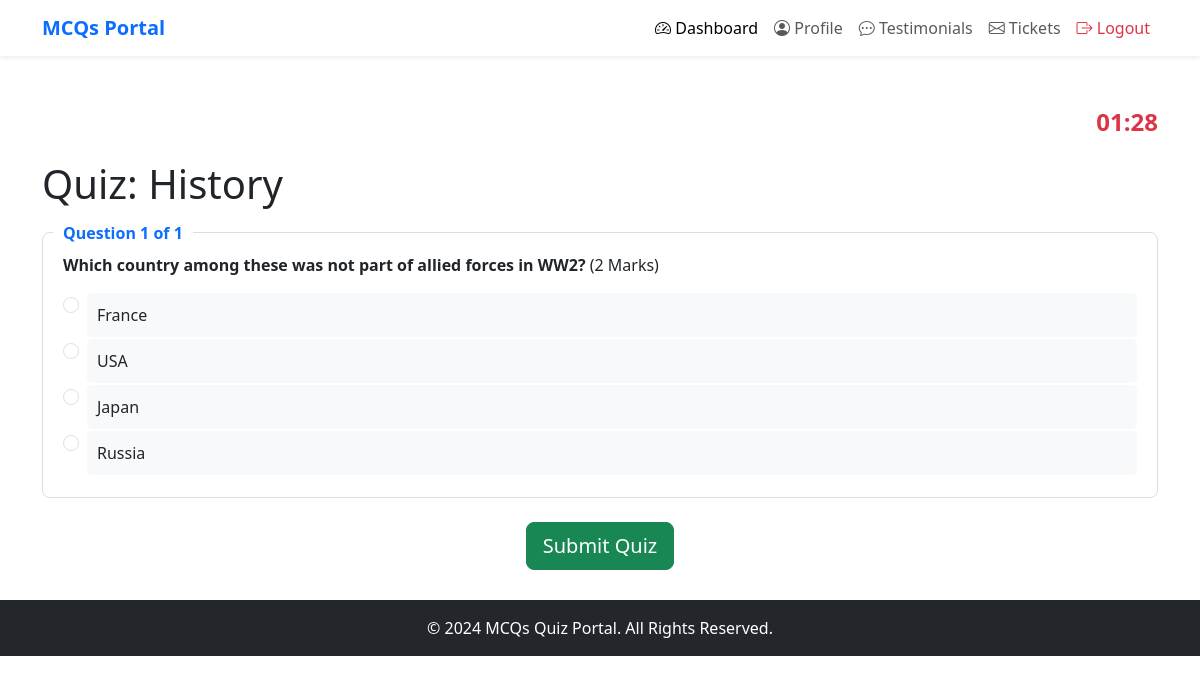
/quiz/3/, run on the app's committed database.
### quiz/models.py (models this page shows, shortened)
class Category(models.Model):
    name = models.CharField(max_length=100)
    image = models.ImageField(upload_to='category_image')
    total_marks = models.PositiveIntegerField(default=0)

class Question(models.Model):
    category = models.ForeignKey(Category, on_delete=models.CASCADE, related_name='questions')
    question_text = models.TextField()
    marks = models.PositiveIntegerField(default=1)

class Answer(models.Model):
    question = models.ForeignKey(Question, on_delete=models.CASCADE, related_name='answers')
    answer_text = models.CharField(max_length=200)
    is_correct = models.BooleanField(default=False)

### quiz/views.py (the view)
# urls.py: path('', include('quiz.urls')),
def quiz(request, category_id):
    category = Category.objects.get(id=category_id)
    questions = category.questions.all()
    return render(request, 'quiz/quiz.html', {'category': category, 'questions': questions})

### quiz/templates/quiz/quiz.html (shortened to what this page needs)
<!DOCTYPE html>
<html lang="en">
  <head>
    <link
      href="https://cdn.jsdelivr.net/npm/bootstrap@5.3.3/dist/css/bootstrap.min.css"
      rel="stylesheet"
    />
    <link
      href="https://cdn.jsdelivr.net/npm/bootstrap-icons/font/bootstrap-icons.css"
      rel="stylesheet"
    />
  </head>
  <body>
    <nav class="navbar navbar-expand-lg navbar-light bg-white shadow-sm">
      <div class="container">
        <a class="navbar-brand text-primary fw-bold" href="#">MCQs Portal</a>
        <div class="collapse navbar-collapse" id="navbarNav">
          <ul class="navbar-nav ms-auto">
            <li class="nav-item">
              <a class="nav-link active" href="/dashboard">
                <i class="bi bi-speedometer2"></i> Dashboard
              </a>
            </li>
            <li class="nav-item">
              <a class="nav-link" href="/profile">
                <i class="bi bi-person-circle"></i> Profile
              </a>
            </li>
            <li class="nav-item">
              <a class="nav-link" href="/testimonial">
                <i class="bi bi-chat-dots"></i> Testimonials
              </a>
            </li>
            <li class="nav-item">
              <a class="nav-link" href="/ticket">
                <i class="bi bi-envelope"></i> Tickets
              </a>
            </li>
            <li class="nav-item">
              <a class="nav-link text-danger" href="/log_out">
                <i class="bi bi-box-arrow-right"></i> Logout
              </a>
            </li>
          </ul>
        </div>
      </div>
    </nav>
    <div class="container mt-5">
      <div id="timer" class="text-end">12:30</div>
      <h1 class="mb-4">Quiz: {{ category.name }}</h1>
      <form
        id="quiz-form"
        method="post"
        action="{% url 'submit_quiz' category.id %}"
      >
        {% csrf_token %} {% for question in questions %}
        <div class="question-container">
          <div class="question-header">
            Question {{ forloop.counter }} of {{ questions|length }}
          </div>
          <p>
            <strong>{{ question.question_text }}</strong> ({{ question.marks }}
            Marks)
          </p>
          {% for answer in question.answers.all %}
          <div class="form-check">
            <input
              type="radio"
              class="form-check-input"
              name="question_{{ question.id }}"
              value="{{ answer.id }}"
              id="answer_{{ answer.id }}"
            />
            <label class="form-check-label" for="answer_{{ answer.id }}"
              >{{ answer.answer_text }}</label
            >
          </div>
          {% endfor %}
        </div>
        {% endfor %}
        <div class="text-center mt-4 always-visible-submit">
          <button type="submit" form="quiz-form" class="btn btn-success btn-lg">
            Submit Quiz
          </button>
        </div>
      </form>
    </div>
    <footer style="margin-top: 30px">
      <p class="mb-0">&copy; 2024 MCQs Quiz Portal. All Rights Reserved.</p>
    </footer>
  </body>
</html>

### quiz/templates/quiz/quiz.html (style rules this page uses)
.question-container { border: 1px solid #ddd; border-radius: 8px; padding: 20px; margin-bottom: 20px; position: relative; display: block; }
.question-header { position: absolute; top: -12px; left: 10px; background: white; padding: 0 10px; font-weight: bold; color: #0d6efd; }
.form-check-label { display: block; padding: 10px; background-color: #f8f9fa; border-radius: 5px; cursor: pointer; transition: background-color 0.3s, color 0.3s; }
#timer { font-size: 1.5rem; font-weight: bold; color: #dc3545; text-align: right; margin-bottom: 20px; }
footer { background-color: #23272b; color: white; text-align: center; padding: 1rem 0; margin-top: 30px; }
@media (min-width: 768px) { .always-visible-submit { display: block !important; } }

### data on the page
Category: name "History"
Question: questions "1", question_text "Which country among these was not part of allied forces in WW2?", marks "2"
Answer: answer_text "France"
Answer: answer_text "USA"
Answer: answer_text "Japan"
Answer: answer_text "Russia"
